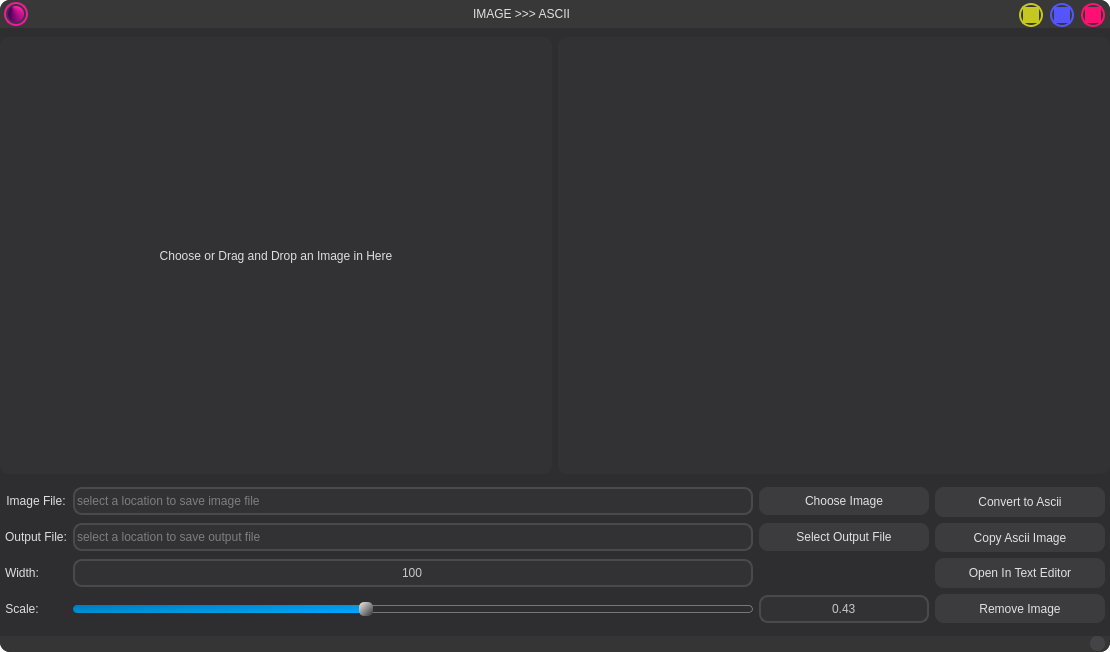
<?xml version="1.0" encoding="UTF-8"?>
<ui version="4.0">
 <class>MainWindow</class>
 <widget class="QMainWindow" name="MainWindow">
  <property name="geometry">
   <rect>
    <x>0</x>
    <y>0</y>
    <width>1110</width>
    <height>652</height>
   </rect>
  </property>
  <property name="windowTitle">
   <string>MainWindow</string>
  </property>
  <property name="styleSheet">
   <string notr="true">/* MAIN WINDOW STYLESHEET*/
QMainWindow{
	outline: 0;
	background-color: rgb(46, 46, 48);
	background: transparent;
}

QToolTip{
	color: rgb(225, 225, 225);
	background-color: rgba(83, 83, 83, 100);
	border: 2px solid rgb(153, 153, 157);
	border-radius: 10px;
	font: 9pt &quot;MS Shell Dlg 2&quot;;
}

/*****************************/


/* TITLE BAR STYLESHEET */

/* FRAMES */
QFrame#titleBar{
	background-color: rgb(56, 56, 57);
	border-radius: 0px;
	border-top-left-radius: 10px;
	border-top-right-radius: 10px;
	border: 0;
}

QFrame#titleBtns{
	background: transparent;
	border: 0;
}

QFrame#closeBtnFrame{
	background: transparent;
	border-radius: 12px;
	border: 2px solid rgb(255, 17, 116);
}

QFrame#minimizeBtnFrame{
	background: transparent;
	border-radius: 12px;
	border: 2px solid rgb(85, 85, 255);
}

QFrame#maximizeBtnFrame{
	background: transparent;
	border-radius: 12px;
	border: 2px solid rgb(198, 200, 34);
}

QFrame#themeBtnFrame{
	background: transparent;
	border-radius: 12px;
	border: 2px solid rgb(240, 25, 160);
}

QFrame#sizegripper_frame{
	background-color: rgb(56, 56, 57);
	background-color: rgb(53, 53, 54);
	border-radius: 0px;
	border-bottom-left-radius: 10px;
	border-bottom-right-radius: 10px;
}

QFrame#sizegripper{
	border-radius: 7px;
	background-color: rgba(92, 92, 95, 100);
}

QFrame#sizegripper:hover{
	background-color: rgba(175, 175, 175, 100);
}

/* LABELS */
QLabel{
	color: rgb(222, 222, 222);
	border: none;
	background: transparent;
	font: 10pt &quot;MS Shell Dlg 2&quot;;
}

QLabel#title{
	color: rgb(225, 225, 225);
	font: 17pt &quot;Northstar Outline&quot;;
}
/*********/

/* COMMON CLASS */
QPushButton.titlebtns{
	border-radius: 8px;
	border: 0;
}
/*********/

/* BUTTONS */
QPushButton#closeBtn{
	color: rgb(255, 17, 116);
	background-color: rgb(255, 17, 116);
}

QPushButton#closeBtn:hover{
	color: rgb(255, 255, 255);
}

QPushButton#closeBtn:pressed{
	background-color: rgb(198, 13, 90);
}

/*********/

QPushButton#minimizeBtn{
	color: rgb(85, 85, 255);
	background-color: rgb(85, 85, 255);
	padding-bottom: 2px;
	font: 17pt &quot;MS Shell Dlg 2&quot;;
}

QPushButton#minimizeBtn:hover{
	color: rgb(255, 255, 255);
}

QPushButton#minimizeBtn:pressed{
	background-color: rgb(73, 73, 220);
}

/*********/

QPushButton#maximizeBtn{
	color: rgb(198, 200, 34);
	background-color: rgb(198, 200, 34);
	padding-bottom: 2px;
	font: 13pt &quot;MS Shell Dlg 2&quot;;
}

QPushButton#maximizeBtn:hover{
	color: rgb(255, 255, 255);
}

QPushButton#maximizeBtn:pressed{
	background-color: rgb(179, 179, 30);
}

/*********/

QPushButton#themeBtn{
	background-color: qconicalgradient(cx:0.232, cy:0, angle:155.7, stop:0.293926 rgba(86, 0, 97, 255), stop:0.523861 rgba(255, 28, 166, 255));
	border-radius: 8px;
}

QPushButton#themeBtn:hover{
	color: rgb(255, 255, 255);
	background-color: qconicalgradient(cx:0.232, cy:0, angle:155.7, stop:0.293926 rgba(183, 0, 207, 255), stop:0.523861 rgba(255, 28, 166, 255));
}

QPushButton#themeBtn:pressed{
	background-color: rgb(195, 9, 174);
}

/*********/

QPushButton.topbtn{
	background-color: rgb(71, 71, 74);
	border-radius: 4px;
	font: 19pt &quot;Aquire&quot;;
	padding-bottom: 5px;
}

QPushButton.topbtn:hover{
	background-color: rgb(88, 88, 88);
	background-color: rgb(90, 90, 94);
}

QPushButton.topbtn:pressed{
	color: rgb(255, 255, 255);
	background-color: rgba(0, 170, 255, 150);
}

/*********/

QPushButton#backBtn:pressed{
	padding-right: 5px;
}

QPushButton#nextBtn:pressed{
	padding-left: 5px;
}

/*****************************/



/* COMMON WIDGET STYLE SHEETS */

/* FRAMES */

QFrame{
	border-radius: 10px;
	background: transparent;
	background-color: rgb(85, 170, 255);
}

QFrame#container{
	border-radius: 0px;
	border-bottom-left-radius: 10px;
	border-bottom-right-radius: 10px;
	border: 0;
}

QFrame.highlightedframe{
	background-color: rgb(50, 50, 52);
}

QFrame:disabled{
	color: rgb(80, 80, 80);
}

QFrame#toggleBtnContainer{
	border: 0;
	background-color: rgb(55, 55, 58);
}

/*********/

/* WIDGETS */
QWidget{
	border-radius: 10px;
	background: transparent;
	border: 0px solid rgb(84, 84, 84);
}

QWidget#centralwidget{
	background-color: rgb(46, 46, 48);
	/*background-color: rgb(32, 33, 36);*/
	border-radius: 10px;
}

QWidget:disabled{
	background-color: rgb(60, 60, 60);
}

/*********/

/* PUSH BUTTONS */
QPushButton{
	color: rgb(225, 225, 225);
	background-color: rgb(60, 60, 62);
	border-radius: 9px;
	font: 10pt &quot;MS Shell Dlg 2&quot;;
	border: 0;
}

QPushButton:hover{
	background-color: rgba(13, 165, 253, 230);
}

QPushButton:pressed{
	color: rgb(165, 165, 165);
	background-color: rgb(0, 123, 184);
}

QPushButton:disabled{
	color: rgb(126, 126, 126);
	background-color: rgb(72, 72, 75);
}

QPushButton.togglebtn{
	background: transparent;
}

QPushButton.togglebtn:hover{
	background-color: rgb(70, 70, 74);
}

QPushButton.togglebtn:checked{
	color: rgba(46, 46, 48, 222);
	background-color: rgba(13, 165, 253, 222);
}

QPushButton.togglebtn:checked:hover{
	color: rgba(46, 46, 48, 255);
	background-color: rgba(13, 165, 253, 255);
}

/*********/

/* PUSH BUTTONS */
QToolButton{
	color: rgb(225, 225, 225);
	background-color: rgba(104, 104, 108, 200);
	border-radius: 6px;
	font: 10pt &quot;MS Shell Dlg 2&quot;;
	border: none;
}

QToolButton:hover{
	background-color: rgba(13, 165, 253, 230);
}

QToolButton:pressed{
	color: rgb(165, 165, 165);
	background-color: rgb(0, 123, 184);
}

QToolButton:disabled{
	color: rgb(126, 126, 126);
	background-color: rgb(72, 72, 75);
}

/*********/

/* LIST WIDGET */

QListWidget{
	outline: 0;
	border: 0;
	padding-left: 2px;
	padding-right: 2px;
	margin-top: 1px;
	margin-bottom: 1px;
	color: rgb(204, 204, 204);
	font: 11pt &quot;MS Shell Dlg 2&quot;;
	background-color: rgb(54, 54, 54);
	border-radius: 10px;
}

QListWidget.menu{
	outline: 0;
	border: 0;
	padding-top: 2px;
	padding-bottom: 2px;
	padding-left: 4px;
	padding-right: 4px;
	margin-top: 1px;
	margin-bottom: 1px;
	color: rgb(204, 204, 204);
	font: 10pt &quot;MS Shell Dlg 2&quot;;
	background-color: rgba(60, 60, 60, 222);
	border-radius: 10px;
}

QListWidget::item{
	border: none;
	outline: 0;
	padding-top: 5px;
	padding-bottom: 5px;
	margin-top: 2px;
	border-radius: 5px;
}

QListWidget::item:hover{
	color: rgb(255, 255, 255);
	background-color: rgba(13, 165, 253, 150);
}

QListWidget::item:selected{
	color: rgb(255, 255, 255);
	background-color: rgb(13, 165, 253);
}

/*********/

/* RADIO BUTTON */
QRadioButton{
	color: rgba(222, 222, 222, 230);
	font: 10pt &quot;MS Shell Dlg 2&quot;;
}

QRadioButton:checked{
	color: rgb(245, 245, 245);
}

QRadioButton:hover{
	color: rgba(13, 165, 253, 230);
}

QRadioButton::indicator {
	width: 13px;
	height: 13px;
	border-radius: 8px;
    border: 3px solid rgb(65, 65, 67);
	background-color: rgb(40, 40, 40);
}

QRadioButton::indicator:hover {
	border-color: rgb(63, 127, 190);
}

QRadioButton::indicator:checked {
	background-color: rgb(135, 135, 135);
	border-color: rgb(87, 87, 88);
}

QRadioButton::indicator:checked:hover {
	background-color: rgb(61, 123, 185);
	border-color: rgb(47, 96, 145);
}

/*********/

/* CHECK BOX */

QCheckBox{
	color: rgba(222, 222, 222, 230);
	font: 10pt &quot;MS Shell Dlg 2&quot;;
}

QCheckBox:checked{
	color: rgb(245, 245, 245);
}

QCheckBox:hover{
	color: rgb(70, 141, 212);
}

QCheckBox::indicator {
	width: 13px;
	height: 13px;
	border-radius: 5px;
    border: 3px solid rgb(65, 65, 67);
	background-color: rgb(40, 40, 40);
}

QCheckBox::indicator:hover {
	border-color: rgb(63, 127, 190);
}

QCheckBox::indicator:checked {
	background-color: rgb(135, 135, 135);
	border-color: rgb(87, 87, 88);
}

QCheckBox::indicator:checked:hover {
	background-color: rgb(61, 123, 185);
	border-color: rgb(47, 96, 145);
}

/*********/

/* LINE EDIT */

QLineEdit{
	border: 2px solid;
	border-color: rgb(74, 74, 74);
	border-radius: 9px;
	color: rgba(222, 222, 222, 222);
	background-color: rgb(50, 50, 52);
	font: 10pt &quot;MS Shell Dlg 2&quot;;
	selection-color: rgb(46, 46, 48);
	selection-background-color: rgba(13, 165, 253, 250);
}

QLineEdit:hover{
	color: rgba(222, 222, 222, 222);
	border-color: rgb(9, 126, 193);
	background-color: rgba(13, 165, 253, 30);
}

QLineEdit:pressed{
	background-color: rgba(0, 170, 255, 100);
}

QLineEdit:focus{
	color: rgb(255, 255, 255);
	border-color: rgba(13, 165, 253, 255);
	background-color: rgba(13, 165, 253, 50);
}

QLineEdit:disabled{
	color: rgb(80, 80, 80);
}

/*********/

/* COMBO BOX */

QComboBox{
	border: none;
	border-radius: 5px;
	padding-left: 10px;
	color: rgb(220, 220, 220);
	background-color: rgb(52, 52, 54);
	font: 10pt &quot;MS Shell Dlg 2&quot;;
}

QComboBox:hover{
	border: 1px solid;
	border-color: rgb(91, 91, 91);
	border-color: rgba(13, 165, 253, 150);
}

QComboBox::drop-down {
	subcontrol-origin: padding;
	subcontrol-position: right;
	width: 25px;
	height: 15px;
	border: 0;
	border-left: 1px solid rgb(66, 66, 67);
 }

QComboBox QAbstractItemView {
	outline: 0;
	padding: 10px;
	border-radius: 10px;
	color: rgb(222, 222, 222);
	background-color: rgb(59, 59, 62);
	padding: 4px 4px 4px 4px;
	selection-color: rgb(46, 46, 48);
	selection-background-color: rgb(13, 165, 253);
}

QComboBox QAbstractItemView:item{
	border-radius: 4px;
}

QComboBox.smallcombo::drop-down {
	width: 10px;
	height: 10px;
}

QComboBox:disabled{
	color: rgb(80, 80, 80);
	background-color: rgb(50, 50, 52);
}

/*********/

/* TEXT EDIT */
QTextEdit{
	color: rgb(222, 222, 222);
	background: transparent;
	border: 1px solid rgb(43, 43, 45);
	font: 10pt &quot;MS Shell Dlg 2&quot;;
	selection-color: rgb(50, 50, 52);
	selection-background-color: rgb(85, 170, 255);
}

/* STACKED WIDGET */
QStackedWidget{
	background: transparent;
	border: 2px solid;
	border-color: rgb(74, 74, 74);
}
/*********/

/* SCROLL AREA */
QScrollArea{
	background: transparent;
	border: 2px solid;
	border-color: rgb(74, 74, 74);
}
/*********/

/* GROUP BOX */
QGroupBox{
	color: rgb(222, 222, 222);
	background: transparent;
	font: 11pt &quot;MS Shell Dlg 2&quot;;
	border: 2px solid;
	border-color: rgb(74, 74, 74);
	margin-top: 1ex;
}

QGroupBox:hover{
	border: 2px solid rgba(13, 165, 255, 240);
}

QGroupBox::title{
	subcontrol-origin: margin;
	subcontrol-position: top left;
	padding: 0 3px;
}

QGroupBox::indicator{
	width: 13px;
	height: 13px;
}

QGroupBox::indicator:uchecked{
	background-color: rgb(54, 109, 163);
}
/*********/

/* TAB WIDGET */
QTabWidget QStackedWidget{
	border: 0px;
}

QTabWidget::pane {
	border: none;
	border-radius: 10px;
    background: transparent;
	background-color: rgb(46, 46, 48);
	background-color: rgb(50, 50, 50);
	margin-top: 5px;
}

QTabBar{
	border: 0;
	background-color: rgb(55, 55, 58);
	border-radius: 10px;
}

QTabBar::tab {
	color: rgb(222, 222, 222);
	background: transparent;
	border-radius: 5px;
}

QTabBar::tab:selected {
	background-color: rgb(70, 70, 75);
}

QTabBar::tab:!selected {
	background-color: rgb(54, 54, 57);
}

QTabBar::tab:!selected:hover {
	color: rgb(240, 240, 240);
	background-color: rgb(77, 77, 83);
}

QTabBar::tab:selected:hover {
	color: rgb(240, 240, 240);
	background-color: rgb(77, 77, 83);
}

QTabBar::scroller{
	width: 40px;
	border: 0;
	border-radius: 2px;
}

QTabBar QToolButton{
	border: 0;
	border-radius: 2px;
	background: transparent;
}

QTabBar QToolButton:hover{
	background-color: rgb(67, 67, 67);
}

QTabBar QToolButton:enabled {
	color: rgb(13, 165, 253);
}

QTabBar QToolButton:!enabled {
	background: transparent;
}

QTabBar QToolButton:pressed {
	background-color: rgba(67, 67, 67, 200);
}

QTabBar::tab:top, QTabBar::tab:bottom {
    min-width: 20ex;
    margin-right: 1px;
    padding: 5px 10px 5px 10px;
}

QTabBar::tab:top:last, QTabBar::tab:bottom:last,
QTabBar::tab:top:only-one, QTabBar::tab:bottom:only-one {
    margin-right: 0;
}
 
/*********/

/* VERTICAL SCROLLBAR */
QScrollBar:vertical{
	border: none;
	width: 10px;
	margin: 21px 0 21px 0;
	border-radius: 3px;
	background-color: rgb(55, 55, 58);
 }

QScrollBar::handle:vertical{
	width: 5px;
	min-height: 25px;
	margin: 2px;
	border-radius: 3px;
	background-color: rgb(95, 95, 95);
 }

QScrollBar::handle:vertical:hover {
	background-color: rgba(12, 165, 253, 150);
 }

QScrollBar::add-line:vertical {
	border: none;
	height: 15px;
	subcontrol-origin: margin;
	subcontrol-position: bottom;
	margin-bottom: 7px;
	border-bottom-left-radius: 4px;
	border-bottom-right-radius: 4px;
	background-color: rgb(68, 68, 72);
 }

QScrollBar::sub-line:vertical {
	border: none;
	height: 15px;
	subcontrol-origin: margin;
	subcontrol-position: top;
	margin-top: 7px;
	background-color: rgb(68, 68, 72);
	border-top-left-radius: 4px;
	border-top-right-radius: 4px;
 }

QScrollBar::sub-line:vertical:hover, QScrollBar::add-line:vertical:hover{
	background-color: rgba(12, 165, 253, 150);
 }

QScrollBar::sub-line:vertical:pressed, QScrollBar::add-line:vertical:pressed, QScrollBar::handle:vertical:pressed {
	background-color: rgba(12, 165, 253, 250);
 }
 
 QScrollBar::up-arrow:vertical, QScrollBar::down-arrow:vertical, QScrollBar::add-page:vertical, QScrollBar::sub-page:vertical {
     background: none;
 }

/*********/

/* HORIZONTAL SCROLLBAR */
QScrollBar:horizontal{
    border: none;
    height: 10px;
	background-color: rgb(55, 55, 58);
    margin: 0 21px 0 21px;
    border-radius: 3px;
 }

QScrollBar::handle:horizontal{
    height: 5px;
    min-width: 25px;
    margin: 2px;
    border-radius: 3px;
	background-color: rgb(95, 95, 95);
 }

QScrollBar::handle:horizontal:hover{
	background-color: rgba(12, 165, 253, 150);
 }

QScrollBar::add-line:horizontal {
    border: none;
    width: 15px;
    subcontrol-origin: margin;
    subcontrol-position: right;
    margin-right: 7px;
	background-color: rgb(68, 68, 72);
    border-top-right-radius: 4px;
    border-bottom-right-radius: 4px;
 }

QScrollBar::sub-line:horizontal {
    border: none;
    width: 15px;
    subcontrol-origin: margin;
    subcontrol-position: left;
    margin-left: 7px;
	background-color: rgb(68, 68, 72);
    border-top-left-radius: 4px;
    border-bottom-left-radius: 4px;
 }

QScrollBar::sub-line:horizontal:hover, QScrollBar::add-line:horizontal:hover{
	background-color: rgba(12, 165, 253, 150);
 }

QScrollBar::sub-line:horizontal:pressed, QScrollBar::add-line:horizontal:pressed, QScrollBar::handle:horizontal:pressed {
	background-color: rgba(12, 165, 253, 250);
 }
 
 QScrollBar::up-arrow:horizontal, QScrollBar::down-arrow:horizontal, QScrollBar::add-page:horizontal, QScrollBar::sub-page:horizontal {
     background: none;
 }

/*********/

/* SLIDERS */

QSlider::groove:horizontal {
	border: none;
	height: 8px;
	border-radius: 4px;
}

QSlider::sub-page:horizontal {
	background: qlineargradient(x1: 0, y1: 0.2, x2: 1, y2: 1, stop: 0 rgb(0, 127, 191), stop: 1 rgb(0, 170, 255));
	border: 0;
	height: 10px;
	border-radius: 4px;
}

QSlider::add-page:horizontal {
	background-color: rgb(46, 46, 48);
	border: 1px solid #777;
	height: 10px;
	border-radius: 4px;
}

QSlider::handle:horizontal {
	background: qlineargradient(x1:0, y1:0, x2:1, y2:1, stop:0 #eee, stop:1 rgb(50, 50, 52));
	border: 0;
	width: 14px;
	margin-top: -3px;
	margin-bottom: -3px;
	border-radius: 5px;
}

QSlider::handle:horizontal:hover {
	background: qlineargradient(x1:0, y1:0, x2:1, y2:1, stop:0 #fff, stop:1 rgb(0, 114, 171));
	border: 0;
	border-radius: 5px;
}

QSlider::sub-page:horizontal:disabled {
	background-color: rgb(65, 65, 68);
	border: 1px solid rgb(119, 119, 119);
}

QSlider::add-page:horizontal:disabled {
	background-color: rgb(76, 76, 79);
}

QSlider::handle:horizontal:disabled {
	background-color: rgb(76, 76, 76);
	border: 0;
	border-radius: 5px;
}

/*********/

/*****************************/






/********** CUSTOM STYLESHEETS ************/
QLabel#imageViewer{
	border-radius: 9px;
	background-color: rgb(50, 50, 52);
	font: 13pt &quot;MS Shell Dlg 2&quot;;
	padding: 2px;
	border: none;
}

QTextEdit#imageOutputViewer{
	border-radius: 9px;
	background-color: rgb(50, 50, 52);
	font: 9pt &quot;MS Shell Dlg 2&quot;;
	padding: 2px;
	border: none;
}</string>
  </property>
  <widget class="QWidget" name="centralwidget">
   <layout class="QVBoxLayout" name="verticalLayout">
    <property name="spacing">
     <number>0</number>
    </property>
    <property name="leftMargin">
     <number>0</number>
    </property>
    <property name="topMargin">
     <number>0</number>
    </property>
    <property name="rightMargin">
     <number>0</number>
    </property>
    <property name="bottomMargin">
     <number>0</number>
    </property>
    <item>
     <widget class="QFrame" name="titleBar">
      <property name="minimumSize">
       <size>
        <width>0</width>
        <height>28</height>
       </size>
      </property>
      <property name="maximumSize">
       <size>
        <width>16777215</width>
        <height>28</height>
       </size>
      </property>
      <property name="frameShape">
       <enum>QFrame::StyledPanel</enum>
      </property>
      <property name="frameShadow">
       <enum>QFrame::Raised</enum>
      </property>
      <layout class="QHBoxLayout" name="horizontalLayout" stretch="0,0,0">
       <property name="spacing">
        <number>5</number>
       </property>
       <property name="leftMargin">
        <number>4</number>
       </property>
       <property name="topMargin">
        <number>0</number>
       </property>
       <property name="rightMargin">
        <number>0</number>
       </property>
       <property name="bottomMargin">
        <number>0</number>
       </property>
       <item>
        <widget class="QFrame" name="themeBtnFrame">
         <property name="maximumSize">
          <size>
           <width>24</width>
           <height>24</height>
          </size>
         </property>
         <property name="styleSheet">
          <string notr="true"/>
         </property>
         <property name="frameShape">
          <enum>QFrame::StyledPanel</enum>
         </property>
         <property name="frameShadow">
          <enum>QFrame::Raised</enum>
         </property>
         <widget class="QPushButton" name="themeBtn">
          <property name="geometry">
           <rect>
            <x>4</x>
            <y>4</y>
            <width>16</width>
            <height>16</height>
           </rect>
          </property>
          <property name="toolTip">
           <string>&lt;html&gt;&lt;head/&gt;&lt;body&gt;&lt;p&gt;Change App Theme&lt;/p&gt;&lt;/body&gt;&lt;/html&gt;</string>
          </property>
          <property name="styleSheet">
           <string notr="true"/>
          </property>
          <property name="text">
           <string/>
          </property>
          <property name="checkable">
           <bool>true</bool>
          </property>
         </widget>
        </widget>
       </item>
       <item alignment="Qt::AlignHCenter">
        <widget class="QLabel" name="title">
         <property name="maximumSize">
          <size>
           <width>16777215</width>
           <height>16777215</height>
          </size>
         </property>
         <property name="text">
          <string>IMAGE &gt;&gt;&gt; ASCII</string>
         </property>
        </widget>
       </item>
       <item>
        <widget class="QFrame" name="titleBtns">
         <property name="minimumSize">
          <size>
           <width>90</width>
           <height>30</height>
          </size>
         </property>
         <property name="maximumSize">
          <size>
           <width>95</width>
           <height>30</height>
          </size>
         </property>
         <property name="frameShape">
          <enum>QFrame::StyledPanel</enum>
         </property>
         <property name="frameShadow">
          <enum>QFrame::Raised</enum>
         </property>
         <layout class="QHBoxLayout" name="horizontalLayout_2">
          <property name="spacing">
           <number>3</number>
          </property>
          <property name="leftMargin">
           <number>0</number>
          </property>
          <property name="topMargin">
           <number>0</number>
          </property>
          <property name="rightMargin">
           <number>0</number>
          </property>
          <property name="bottomMargin">
           <number>0</number>
          </property>
          <item>
           <widget class="QFrame" name="maximizeBtnFrame">
            <property name="minimumSize">
             <size>
              <width>0</width>
              <height>24</height>
             </size>
            </property>
            <property name="maximumSize">
             <size>
              <width>24</width>
              <height>24</height>
             </size>
            </property>
            <property name="styleSheet">
             <string notr="true"/>
            </property>
            <property name="frameShape">
             <enum>QFrame::StyledPanel</enum>
            </property>
            <property name="frameShadow">
             <enum>QFrame::Raised</enum>
            </property>
            <widget class="QPushButton" name="maximizeBtn">
             <property name="enabled">
              <bool>true</bool>
             </property>
             <property name="geometry">
              <rect>
               <x>4</x>
               <y>4</y>
               <width>16</width>
               <height>16</height>
              </rect>
             </property>
             <property name="toolTip">
              <string>Restore Window</string>
             </property>
             <property name="styleSheet">
              <string notr="true"/>
             </property>
             <property name="text">
              <string>+</string>
             </property>
             <property name="class" stdset="0">
              <string>titlebtns</string>
             </property>
            </widget>
           </widget>
          </item>
          <item>
           <widget class="QFrame" name="minimizeBtnFrame">
            <property name="minimumSize">
             <size>
              <width>0</width>
              <height>24</height>
             </size>
            </property>
            <property name="maximumSize">
             <size>
              <width>24</width>
              <height>24</height>
             </size>
            </property>
            <property name="styleSheet">
             <string notr="true"/>
            </property>
            <property name="frameShape">
             <enum>QFrame::StyledPanel</enum>
            </property>
            <property name="frameShadow">
             <enum>QFrame::Raised</enum>
            </property>
            <widget class="QPushButton" name="minimizeBtn">
             <property name="geometry">
              <rect>
               <x>4</x>
               <y>4</y>
               <width>16</width>
               <height>16</height>
              </rect>
             </property>
             <property name="toolTip">
              <string>Minimize Window</string>
             </property>
             <property name="styleSheet">
              <string notr="true"/>
             </property>
             <property name="text">
              <string>-</string>
             </property>
             <property name="class" stdset="0">
              <string>titlebtns</string>
             </property>
            </widget>
           </widget>
          </item>
          <item>
           <widget class="QFrame" name="closeBtnFrame">
            <property name="minimumSize">
             <size>
              <width>0</width>
              <height>24</height>
             </size>
            </property>
            <property name="maximumSize">
             <size>
              <width>24</width>
              <height>24</height>
             </size>
            </property>
            <property name="styleSheet">
             <string notr="true"/>
            </property>
            <property name="frameShape">
             <enum>QFrame::StyledPanel</enum>
            </property>
            <property name="frameShadow">
             <enum>QFrame::Raised</enum>
            </property>
            <widget class="QPushButton" name="closeBtn">
             <property name="geometry">
              <rect>
               <x>4</x>
               <y>4</y>
               <width>16</width>
               <height>16</height>
              </rect>
             </property>
             <property name="toolTip">
              <string>Close Window</string>
             </property>
             <property name="styleSheet">
              <string notr="true"/>
             </property>
             <property name="text">
              <string>X</string>
             </property>
             <property name="class" stdset="0">
              <string>titlebtns</string>
             </property>
            </widget>
           </widget>
          </item>
         </layout>
        </widget>
       </item>
      </layout>
     </widget>
    </item>
    <item>
     <widget class="QFrame" name="container">
      <property name="frameShape">
       <enum>QFrame::StyledPanel</enum>
      </property>
      <property name="frameShadow">
       <enum>QFrame::Raised</enum>
      </property>
      <layout class="QVBoxLayout" name="verticalLayout_2">
       <property name="leftMargin">
        <number>0</number>
       </property>
       <property name="topMargin">
        <number>9</number>
       </property>
       <property name="rightMargin">
        <number>0</number>
       </property>
       <property name="bottomMargin">
        <number>0</number>
       </property>
       <item>
        <widget class="QFrame" name="frame">
         <property name="frameShape">
          <enum>QFrame::StyledPanel</enum>
         </property>
         <property name="frameShadow">
          <enum>QFrame::Raised</enum>
         </property>
         <layout class="QHBoxLayout" name="horizontalLayout_4">
          <property name="leftMargin">
           <number>0</number>
          </property>
          <property name="topMargin">
           <number>0</number>
          </property>
          <property name="rightMargin">
           <number>0</number>
          </property>
          <property name="bottomMargin">
           <number>0</number>
          </property>
          <item>
           <widget class="QLabel" name="imageViewer">
            <property name="minimumSize">
             <size>
              <width>552</width>
              <height>437</height>
             </size>
            </property>
            <property name="styleSheet">
             <string notr="true"/>
            </property>
            <property name="text">
             <string>Choose or Drag and Drop an Image in Here</string>
            </property>
            <property name="alignment">
             <set>Qt::AlignCenter</set>
            </property>
            <property name="wordWrap">
             <bool>true</bool>
            </property>
           </widget>
          </item>
          <item>
           <widget class="QTextEdit" name="imageOutputViewer">
            <property name="font">
             <font>
              <family>MS Shell Dlg 2</family>
              <pointsize>9</pointsize>
              <weight>50</weight>
              <italic>false</italic>
              <bold>false</bold>
             </font>
            </property>
            <property name="horizontalScrollBarPolicy">
             <enum>Qt::ScrollBarAsNeeded</enum>
            </property>
            <property name="lineWrapMode">
             <enum>QTextEdit::NoWrap</enum>
            </property>
            <property name="lineWrapColumnOrWidth">
             <number>2</number>
            </property>
            <property name="readOnly">
             <bool>false</bool>
            </property>
            <property name="html">
             <string>&lt;!DOCTYPE HTML PUBLIC &quot;-//W3C//DTD HTML 4.0//EN&quot; &quot;http://www.w3.org/TR/REC-html40/strict.dtd&quot;&gt;
&lt;html&gt;&lt;head&gt;&lt;meta name=&quot;qrichtext&quot; content=&quot;1&quot; /&gt;&lt;style type=&quot;text/css&quot;&gt;
p, li { white-space: pre-wrap; }
&lt;/style&gt;&lt;/head&gt;&lt;body style=&quot; font-family:'MS Shell Dlg 2'; font-size:9pt; font-weight:400; font-style:normal;&quot;&gt;
&lt;p style=&quot;-qt-paragraph-type:empty; margin-top:0px; margin-bottom:0px; margin-left:0px; margin-right:0px; -qt-block-indent:0; text-indent:0px;&quot;&gt;&lt;br /&gt;&lt;/p&gt;&lt;/body&gt;&lt;/html&gt;</string>
            </property>
            <property name="textInteractionFlags">
             <set>Qt::TextEditorInteraction</set>
            </property>
            <property name="placeholderText">
             <string/>
            </property>
           </widget>
          </item>
         </layout>
        </widget>
       </item>
       <item>
        <widget class="QFrame" name="frame_2">
         <property name="minimumSize">
          <size>
           <width>0</width>
           <height>150</height>
          </size>
         </property>
         <property name="maximumSize">
          <size>
           <width>16777215</width>
           <height>150</height>
          </size>
         </property>
         <property name="styleSheet">
          <string notr="true"/>
         </property>
         <property name="frameShape">
          <enum>QFrame::StyledPanel</enum>
         </property>
         <property name="frameShadow">
          <enum>QFrame::Raised</enum>
         </property>
         <property name="class" stdset="0">
          <string>highlightedframe</string>
         </property>
         <layout class="QGridLayout" name="gridLayout">
          <property name="leftMargin">
           <number>5</number>
          </property>
          <property name="topMargin">
           <number>5</number>
          </property>
          <property name="rightMargin">
           <number>5</number>
          </property>
          <property name="bottomMargin">
           <number>5</number>
          </property>
          <item row="1" column="3">
           <widget class="QPushButton" name="selectOutFileBtn">
            <property name="minimumSize">
             <size>
              <width>170</width>
              <height>28</height>
             </size>
            </property>
            <property name="maximumSize">
             <size>
              <width>170</width>
              <height>30</height>
             </size>
            </property>
            <property name="text">
             <string>Select Output File</string>
            </property>
           </widget>
          </item>
          <item row="3" column="2">
           <widget class="QSlider" name="scaleSlider">
            <property name="enabled">
             <bool>true</bool>
            </property>
            <property name="minimumSize">
             <size>
              <width>200</width>
              <height>22</height>
             </size>
            </property>
            <property name="maximum">
             <number>100</number>
            </property>
            <property name="value">
             <number>43</number>
            </property>
            <property name="orientation">
             <enum>Qt::Horizontal</enum>
            </property>
           </widget>
          </item>
          <item row="0" column="3">
           <widget class="QPushButton" name="chooseImgBtn">
            <property name="minimumSize">
             <size>
              <width>170</width>
              <height>28</height>
             </size>
            </property>
            <property name="maximumSize">
             <size>
              <width>170</width>
              <height>30</height>
             </size>
            </property>
            <property name="text">
             <string>Choose Image</string>
            </property>
           </widget>
          </item>
          <item row="1" column="0" colspan="2">
           <widget class="QLabel" name="label_4">
            <property name="text">
             <string>Output File:</string>
            </property>
            <property name="alignment">
             <set>Qt::AlignCenter</set>
            </property>
           </widget>
          </item>
          <item row="1" column="2">
           <widget class="QLineEdit" name="outputFileEdit">
            <property name="minimumSize">
             <size>
              <width>0</width>
              <height>28</height>
             </size>
            </property>
            <property name="placeholderText">
             <string>select a location to save output file</string>
            </property>
           </widget>
          </item>
          <item row="3" column="0">
           <widget class="QLabel" name="label_3">
            <property name="text">
             <string>Scale:</string>
            </property>
            <property name="alignment">
             <set>Qt::AlignCenter</set>
            </property>
           </widget>
          </item>
          <item row="0" column="0" colspan="2">
           <widget class="QLabel" name="label">
            <property name="text">
             <string>Image File:</string>
            </property>
            <property name="alignment">
             <set>Qt::AlignCenter</set>
            </property>
           </widget>
          </item>
          <item row="0" column="2">
           <widget class="QLineEdit" name="imageFileEdit">
            <property name="minimumSize">
             <size>
              <width>0</width>
              <height>28</height>
             </size>
            </property>
            <property name="focusPolicy">
             <enum>Qt::StrongFocus</enum>
            </property>
            <property name="placeholderText">
             <string>select a location to save image file</string>
            </property>
           </widget>
          </item>
          <item row="2" column="2">
           <widget class="QLineEdit" name="widthEdit">
            <property name="enabled">
             <bool>true</bool>
            </property>
            <property name="minimumSize">
             <size>
              <width>0</width>
              <height>28</height>
             </size>
            </property>
            <property name="maximumSize">
             <size>
              <width>16777215</width>
              <height>16777215</height>
             </size>
            </property>
            <property name="text">
             <string>100</string>
            </property>
            <property name="alignment">
             <set>Qt::AlignCenter</set>
            </property>
            <property name="placeholderText">
             <string>set an width of the ascii image</string>
            </property>
           </widget>
          </item>
          <item row="3" column="3">
           <widget class="QLineEdit" name="scaleEdit">
            <property name="minimumSize">
             <size>
              <width>0</width>
              <height>28</height>
             </size>
            </property>
            <property name="maximumSize">
             <size>
              <width>170</width>
              <height>16777215</height>
             </size>
            </property>
            <property name="text">
             <string>0.43</string>
            </property>
            <property name="alignment">
             <set>Qt::AlignCenter</set>
            </property>
            <property name="placeholderText">
             <string>set a scale value (float)</string>
            </property>
           </widget>
          </item>
          <item row="2" column="0">
           <widget class="QLabel" name="label_2">
            <property name="text">
             <string>Width:</string>
            </property>
            <property name="alignment">
             <set>Qt::AlignCenter</set>
            </property>
           </widget>
          </item>
          <item row="0" column="4" rowspan="4">
           <widget class="QFrame" name="frame_3">
            <property name="frameShape">
             <enum>QFrame::StyledPanel</enum>
            </property>
            <property name="frameShadow">
             <enum>QFrame::Raised</enum>
            </property>
            <layout class="QVBoxLayout" name="verticalLayout_3">
             <property name="leftMargin">
              <number>0</number>
             </property>
             <property name="topMargin">
              <number>0</number>
             </property>
             <property name="rightMargin">
              <number>0</number>
             </property>
             <property name="bottomMargin">
              <number>0</number>
             </property>
             <item>
              <widget class="QPushButton" name="convertBtn">
               <property name="enabled">
                <bool>true</bool>
               </property>
               <property name="minimumSize">
                <size>
                 <width>170</width>
                 <height>28</height>
                </size>
               </property>
               <property name="maximumSize">
                <size>
                 <width>142</width>
                 <height>30</height>
                </size>
               </property>
               <property name="text">
                <string>Convert to Ascii</string>
               </property>
              </widget>
             </item>
             <item>
              <widget class="QPushButton" name="copyAsciiBtn">
               <property name="minimumSize">
                <size>
                 <width>170</width>
                 <height>28</height>
                </size>
               </property>
               <property name="maximumSize">
                <size>
                 <width>142</width>
                 <height>30</height>
                </size>
               </property>
               <property name="text">
                <string>Copy Ascii Image</string>
               </property>
              </widget>
             </item>
             <item>
              <widget class="QPushButton" name="openTextEditorBtn">
               <property name="minimumSize">
                <size>
                 <width>170</width>
                 <height>28</height>
                </size>
               </property>
               <property name="maximumSize">
                <size>
                 <width>170</width>
                 <height>30</height>
                </size>
               </property>
               <property name="text">
                <string>Open In Text Editor</string>
               </property>
              </widget>
             </item>
             <item>
              <widget class="QPushButton" name="removeImgBtn">
               <property name="minimumSize">
                <size>
                 <width>170</width>
                 <height>28</height>
                </size>
               </property>
               <property name="maximumSize">
                <size>
                 <width>170</width>
                 <height>30</height>
                </size>
               </property>
               <property name="text">
                <string>Remove Image</string>
               </property>
              </widget>
             </item>
            </layout>
           </widget>
          </item>
         </layout>
        </widget>
       </item>
       <item>
        <widget class="QFrame" name="sizegripper_frame">
         <property name="minimumSize">
          <size>
           <width>0</width>
           <height>16</height>
          </size>
         </property>
         <property name="maximumSize">
          <size>
           <width>16777215</width>
           <height>16</height>
          </size>
         </property>
         <property name="styleSheet">
          <string notr="true"/>
         </property>
         <property name="frameShape">
          <enum>QFrame::StyledPanel</enum>
         </property>
         <property name="frameShadow">
          <enum>QFrame::Raised</enum>
         </property>
         <layout class="QHBoxLayout" name="horizontalLayout_5">
          <property name="spacing">
           <number>5</number>
          </property>
          <property name="leftMargin">
           <number>0</number>
          </property>
          <property name="topMargin">
           <number>0</number>
          </property>
          <property name="rightMargin">
           <number>5</number>
          </property>
          <property name="bottomMargin">
           <number>0</number>
          </property>
          <item>
           <spacer name="horizontalSpacer">
            <property name="orientation">
             <enum>Qt::Horizontal</enum>
            </property>
            <property name="sizeHint" stdset="0">
             <size>
              <width>40</width>
              <height>20</height>
             </size>
            </property>
           </spacer>
          </item>
          <item>
           <widget class="QFrame" name="sizegripper">
            <property name="minimumSize">
             <size>
              <width>15</width>
              <height>15</height>
             </size>
            </property>
            <property name="maximumSize">
             <size>
              <width>15</width>
              <height>15</height>
             </size>
            </property>
            <property name="frameShape">
             <enum>QFrame::StyledPanel</enum>
            </property>
            <property name="frameShadow">
             <enum>QFrame::Raised</enum>
            </property>
           </widget>
          </item>
         </layout>
        </widget>
       </item>
      </layout>
     </widget>
    </item>
   </layout>
  </widget>
 </widget>
 <resources/>
 <connections/>
</ui>
